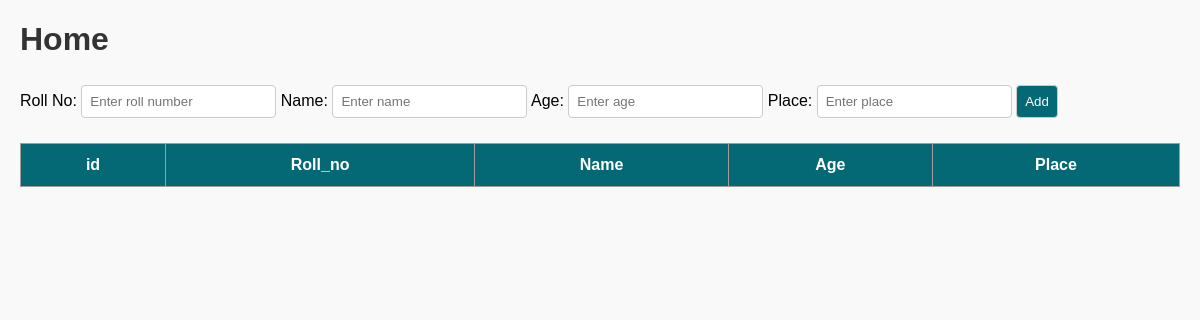
Page /home on the earlier database version.
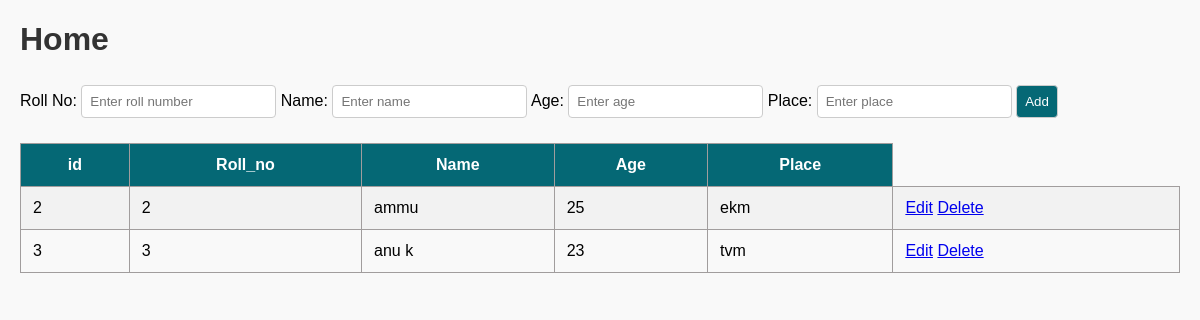
Same page on the later database version.
### app/models.py (models this page shows, shortened)
class Student(models.Model):
    roll_no=models.IntegerField()
    name=models.TextField()
    age=models.IntegerField()
    place=models.TextField()

### app/views.py (the view)
# urls.py: path('home',views.home),
def home(req):
    if req.method=='POST':
        roll=req.POST['roll_no']
        name=req.POST['name']
        age=req.POST['age']
        place=req.POST['place']
        data=Student.objects.create(roll_no=roll,name=name,age=age,place=place)
        data.save
        return redirect(home)
    else:
        data=Student.objects.all()
        return render(req,'home.html',{'student':data})

### template/home.html (shortened to what this page needs)
<!DOCTYPE html>
<html lang="en">
<head>
    {%load static %}
    <link rel="stylesheet" href="{% static 'style.css' %}">
</head>
<body>
    <h1>Home</h1>
    <form action="" method="post">
        <label for="roll_no">Roll No:</label>
        <input type="number" name="roll_no" id="roll_no" placeholder="Enter roll number">
        <label for="name">Name:</label>
        <input type="text" name="name" id="name" placeholder="Enter name">
        <label for="age">Age:</label>
        <input type="number" name="age" id="age" placeholder="Enter age">
        <label for="place">Place:</label>
        <input type="text" name="place" id="place" placeholder="Enter place">
        <input type="submit" value="Add">
    </form>
    <table>
        <tr>
            <th>id</th>
            <th>Roll_no</th>
            <th>Name</th>
            <th>Age</th>
            <th>Place</th>
        </tr>
        {% for std in student %}
        <tr>
            <td>{{std.pk}}</td>
            <td>{{std.roll_no}}</td>
            <td>{{std.name}}</td>
            <td>{{std.age}}</td>
            <td>{{std.place}}</td>
            <td>
                <a href="edit/{{std.pk}}">Edit</a>
                <a href="delete/{{std.pk}}">Delete</a>
            </td>
        </tr>
        {% endfor %}
    </table>
</body>
</html>

### static/style.css (style rules this page uses)
body { font-family: Arial, sans-serif; background-color: #f9f9f9; margin: 20px; }
h1 { color: #333; }
form { margin-bottom: 20px; }
form input[type="number"], form input[type="text"], form input[type="submit"] { padding: 8px; margin: 5px 0; border: 1px solid #ccc; border-radius: 4px; }
form input[type="submit"] { background-color: #056875; color: white; cursor: pointer; }
table { width: 100%; border-collapse: collapse; margin-top: 20px; }
th, td { padding: 12px; border: 1px solid #a19d9d; }
th { background-color: #056875; color: white; }
tr:nth-child(even) { background-color: #f2f2f2; }

Differences in the rows shown:
added Student: pk "2", roll_no "2", name "ammu", age "25", place "ekm"
added Student: pk "3", roll_no "3", name "anu k", age "23", place "tvm"
